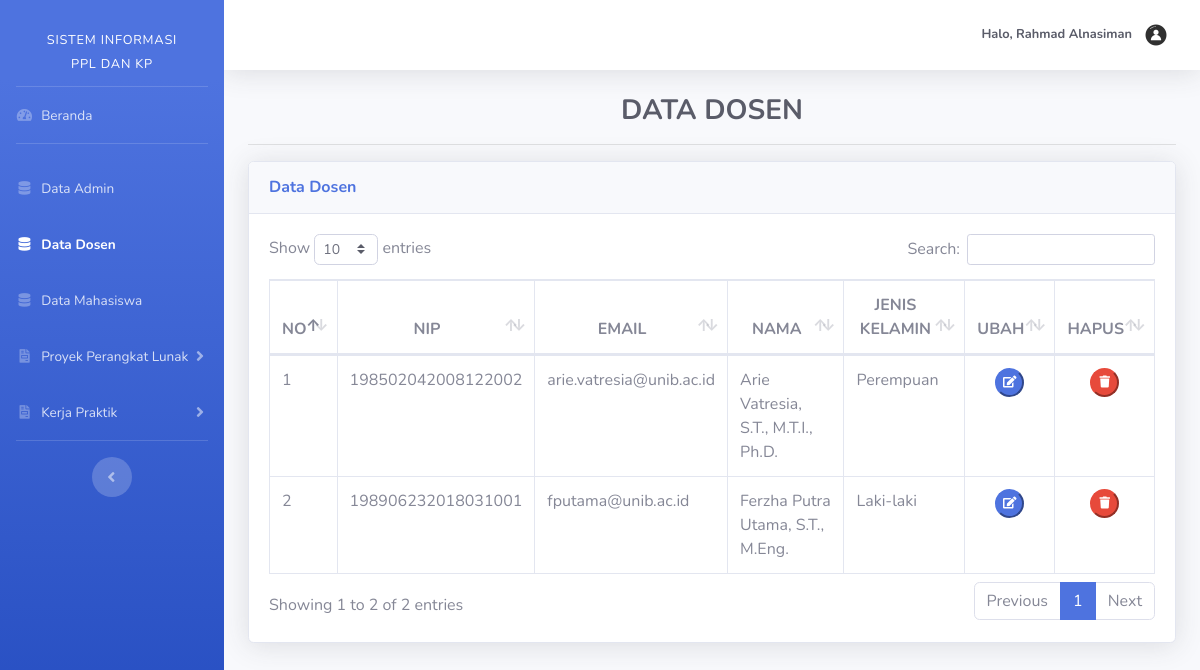
The page /admin/dataDosen.php (signed in) on the database its author committed.
### tables this page shows
CREATE TABLE `tb_user` (
  `id_user` int(11) NOT NULL,
  `email` varchar(50) NOT NULL,
  `username` varchar(25) DEFAULT NULL,
  `nip` varchar(18) DEFAULT NULL,
  `npm` varchar(9) DEFAULT NULL,
  `password` varchar(100) NOT NULL,
  `nama` varchar(50) NOT NULL,
  `jk` enum('L','P') NOT NULL,
  `angkatan` varchar(4) DEFAULT NULL,
  `role_id` enum('1','2','3') NOT NULL
);

### admin/dataDosen.php (the view, shortened to what this page needs)
<?php
    include '../templates/header.php';
    include '../templates/sidebarAdmin.php';
    include 'functionsDosen.php';
	$Dosen = mysqli_query($koneksi, "SELECT * FROM tb_user WHERE role_id='2' ORDER BY nama ASC");
?>
<div class="container-fluid">
    <h3 class="text-dark text-center font-weight-bold">DATA DOSEN</h3><hr>
    <div class="card shadow mb-4">
        <div class="card-header py-3">
            <h6 class="m-0 font-weight-bold text-primary">Data Dosen</h6>
        </div>
        <div class="card-body">
            <div class="table-responsive">
                <table class="table table-bordered" id="dataTable" width="100%" cellspacing="0">
                    <thead>
                        <tr class="text-center">
                            <th>NO</th>
                            <th>NIP</th>
                            <th>EMAIL</th>
                            <th>NAMA</th>
                            <th>JENIS KELAMIN</th>
                            <th>UBAH</th>
                            <th>HAPUS</th>
                        </tr>
                    </thead>
                    <tbody>
                    <?php
                        $no = 1;
                        while ($dosen = mysqli_fetch_array($Dosen)) {
                    ?>
                        <tr>
                            <td><?php echo $no++ ?></td>
                            <td><?php echo $dosen['nip'] ?></td>
                            <td><?php echo $dosen['email'] ?></td>
                            <td><?php echo $dosen['nama'] ?></td>
                            <td><?php if($dosen['jk'] == 'L'){
                                echo "Laki-laki";
                            }else {
                                echo "Perempuan";
                            } ?></td>
                            <td class="text-center">
                                <a href="ubahDosen.php?id_user=<?php echo $dosen["id_user"]; ?>"><button class="btn-circle btn-primary btn-sm mx-1"><i class="fa fa-edit"></i></button></a>
                            </td>
                            <td class="text-center">
                                <a href="hapusDosen.php?id_user=<?php echo $dosen["id_user"]; ?>" onclick="return confirm('yakin?');"><button class="btn-circle btn-danger btn-sm mx-1"><i class="fa fa-trash"></i></button></a>
                            </td>
                        </tr>
                        <?php } ?>
                    </tbody>
                </table>
            </div>
        </div>
    </div>
</div>
<?php include '../templates/footer.php'; ?>

### rows shown on the page
tb_user: nip "198502042008122002", email "arie.vatresia@unib.ac.id", nama "Arie Vatresia, S.T., M.T.I., Ph.D.", jk "Perempuan"
tb_user: nip "198906232018031001", email "fputama@unib.ac.id", nama "Ferzha Putra Utama, S.T., M.Eng.", jk "Laki-laki"
